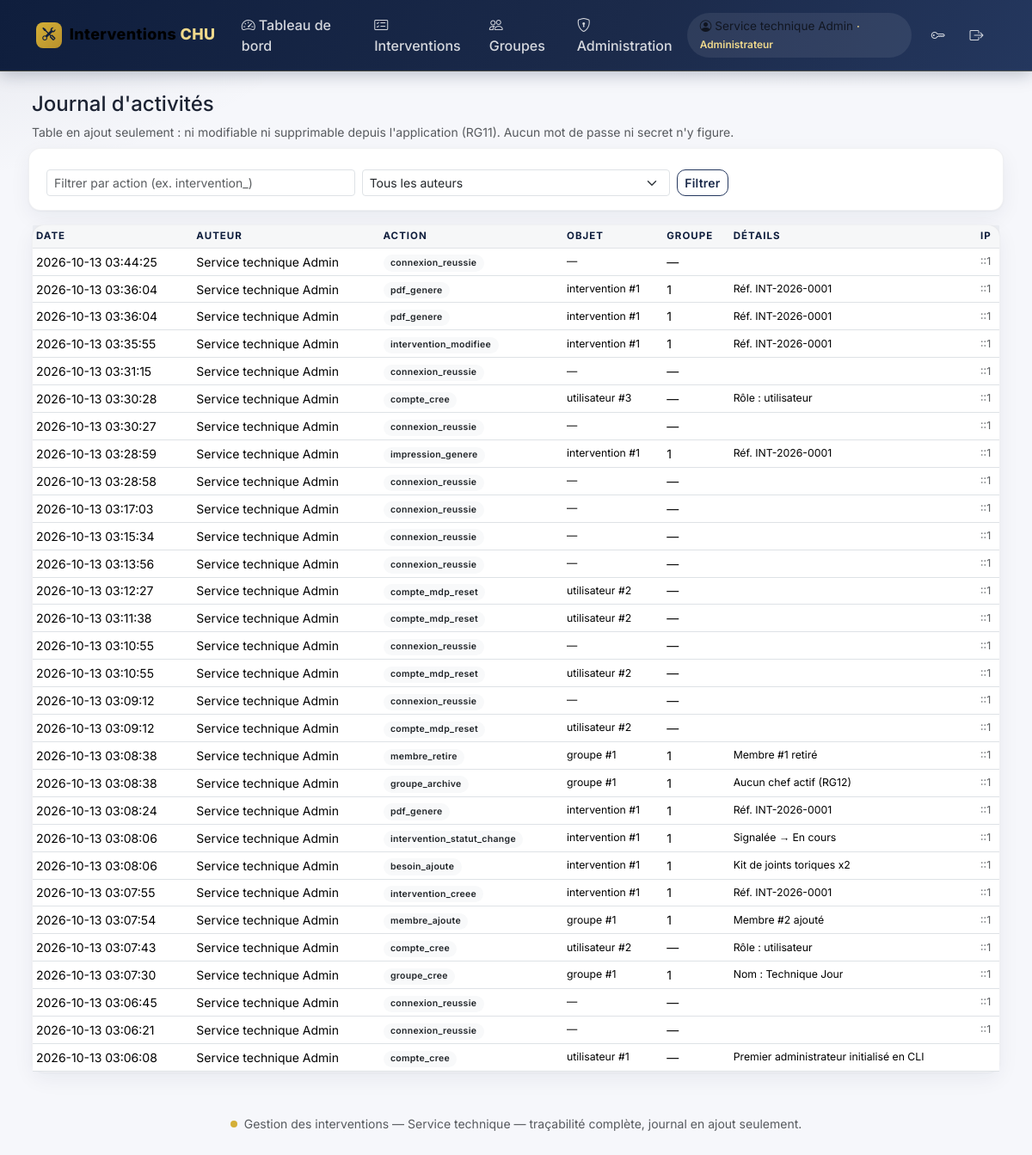
Page /public/admin/journal.php (signed in) on the committed database.
### tables this page shows
CREATE TABLE IF NOT EXISTS `utilisateurs` (
  `id` int UNSIGNED NOT NULL AUTO_INCREMENT,
  `role_id` int UNSIGNED NOT NULL,
  `nom` varchar(100) DEFAULT NULL,
  `prenom` varchar(100) DEFAULT NULL,
  `email` varchar(190) NOT NULL,
  `telephone` varchar(30) DEFAULT NULL,
  `password_hash` varchar(255) NOT NULL,
  `actif` tinyint(1) NOT NULL DEFAULT '1',
  `doit_changer_mot_de_passe` tinyint(1) NOT NULL DEFAULT '1',
  `auth_version` int UNSIGNED NOT NULL DEFAULT '1',
  `created_at` datetime NOT NULL DEFAULT CURRENT_TIMESTAMP,
  `updated_at` datetime NOT NULL DEFAULT CURRENT_TIMESTAMP,
  `last_login_at` datetime DEFAULT NULL,
  PRIMARY KEY (`id`),
  UNIQUE KEY `email` (`email`),
  KEY `fk_util_role` (`role_id`)
);

CREATE TABLE IF NOT EXISTS `roles` (
  `id` int UNSIGNED NOT NULL AUTO_INCREMENT,
  `code` varchar(30) NOT NULL,
  `nom` varchar(60) NOT NULL,
  PRIMARY KEY (`id`),
  UNIQUE KEY `code` (`code`)
);

CREATE TABLE IF NOT EXISTS `journal_activites` (
  `id` bigint UNSIGNED NOT NULL AUTO_INCREMENT,
  `utilisateur_id` int UNSIGNED DEFAULT NULL,
  `action` varchar(60) NOT NULL,
  `objet_type` varchar(40) DEFAULT NULL,
  `objet_id` int UNSIGNED DEFAULT NULL,
  `groupe_id` int UNSIGNED DEFAULT NULL,
  `details` text,
  `adresse_ip` varchar(45) DEFAULT NULL,
  `created_at` datetime NOT NULL DEFAULT CURRENT_TIMESTAMP,
  PRIMARY KEY (`id`),
  KEY `fk_jrn_user` (`utilisateur_id`),
  KEY `idx_jrn_recherche` (`action`,`created_at`),
  KEY `idx_jrn_groupe` (`groupe_id`,`created_at`)
);

### src/Security.php (called while the page is built, shortened)
<?php
final class Security
{
    public static function demarrerSession(): void
    {
        $cookie = session_get_cookie_params();
    }
    public static function utilisateurCourant(): ?array
    {
        $u = Database::pdo()->prepare(
            'SELECT u.*, r.code AS role_code, r.nom AS role_nom FROM utilisateurs u
             JOIN roles r ON r.id = u.role_id WHERE u.id = ?'
        );
        $u->execute([$_SESSION['utilisateur_id']]);
        $user = $u->fetch();
        return $cache = $user;
    }
    public static function exigerConnexion(): array
    {
        $u = self::utilisateurCourant();
        return $u;
    }
    public static function exigerAdmin(): array
    {
        $u = self::exigerConnexion();
        return $u;
    }
    public static function e(?string $v): string
    {
        return htmlspecialchars((string)$v, ENT_QUOTES | ENT_SUBSTITUTE, 'UTF-8');
    }
}

### src/Database.php (called while the page is built, shortened)
<?php
final class Database
{
    private static ?PDO $pdo = null;
    public static function pdo(): PDO
    {
        if (self::$pdo === null) {
            $cfg = require dirname(__DIR__) . '/config/config.local.php';
            $dsn = sprintf(DSN_MYSQL, $cfg['hote'], $cfg['port'], $cfg['base']);
            try {
                self::$pdo = new PDO($dsn, $cfg['utilisateur'], $cfg['mot_de_passe'], [
                    PDO::ATTR_ERRMODE            => PDO::ERRMODE_EXCEPTION,
                    PDO::ATTR_DEFAULT_FETCH_MODE => PDO::FETCH_ASSOC,
                    PDO::ATTR_EMULATE_PREPARES   => false,
                ]);
            } catch (PDOException $e) {
                error_log('Erreur connexion BD : ' . $e->getMessage());
                http_response_code(500);
                exit('Service momentanément indisponible.');
            }
        }
        return self::$pdo;
    }
}

### public/admin/journal.php (the view, shortened to what this page needs)
<?php
$u = Security::exigerAdmin();
$pdo = Database::pdo();
$fAction = trim((string)($_GET['action'] ?? ''));
$sql = 'SELECT j.*, CONCAT(p.prenom," ",p.nom) AS auteur FROM journal_activites j
        LEFT JOIN utilisateurs p ON p.id = j.utilisateur_id WHERE 1=1';
$par = [];
$sql .= ' ORDER BY j.created_at DESC LIMIT 300';
$q = $pdo->prepare($sql);
$q->execute($par);
$journal = $q->fetchAll();
require dirname(__DIR__, 2) . '/src/layout/haut.php';
?>
<h1 class="h4 mb-2">Journal d'activités</h1>
<p class="small text-muted">Table en ajout seulement : ni modifiable ni supprimable depuis l'application (RG11). Aucun mot de passe ni secret n'y figure.</p>
<form class="card p-3 mb-3 row g-2 flex-row" method="get">
  <div class="col-md-4"><input type="text" name="action" class="form-control form-control-sm"
      placeholder="Filtrer par action (ex. intervention_)" value="<?= Security::e($fAction) ?>"></div>
  <div class="col-md-4"><select name="auteur" class="form-select form-select-sm">
      <option value="">Tous les auteurs</option>
    </select></div>
  <div class="col-md-2"><button class="btn btn-sm btn-outline-primary">Filtrer</button></div>
</form>
<div class="card p-0">
<table class="table table-sm mb-0">
<thead><tr><th>Date</th><th>Auteur</th><th>Action</th><th>Objet</th><th>Groupe</th><th>Détails</th><th>IP</th></tr></thead>
<tbody>
<?php foreach ($journal as $ev): ?>
<tr class="small">
  <td class="text-nowrap"><?= Security::e($ev['created_at']) ?></td>
  <td><?= Security::e($ev['auteur'] ?: '— (connexion échouée)') ?></td>
  <td><span class="badge bg-light text-dark"><?= Security::e($ev['action']) ?></span></td>
  <td class="small"><?= Security::e($ev['objet_type'] ?: '—') ?><?= $ev['objet_id'] ? ' #' . (int)$ev['objet_id'] : '' ?></td>
  <td><?= $ev['groupe_id'] ? (int)$ev['groupe_id'] : '—' ?></td>
  <td class="small"><?= Security::e($ev['details'] ?: '') ?></td>
  <td class="small text-muted"><?= Security::e($ev['adresse_ip'] ?: '') ?></td>
</tr>
<?php endforeach; ?>
</tbody></table>
</div>
<?php require dirname(__DIR__, 2) . '/src/layout/bas.php'; ?>

### src/layout/haut.php (shortened to what this page needs)
<!DOCTYPE html>
<html lang="fr">
<head>
<link href="https://cdn.jsdelivr.net/npm/bootstrap@5.3.3/dist/css/bootstrap.min.css" rel="stylesheet">
<link href="https://cdn.jsdelivr.net/npm/bootstrap-icons@1.11.3/font/bootstrap-icons.min.css" rel="stylesheet">
</head>
<body>
<nav class="navbar navbar-expand-lg mb-4 py-2">
<div class="container">
  <a class="navbar-brand d-flex align-items-center" href="<?= BASE_URL ?>/tableau_bord.php">
    <span class="logo-badge"><i class="bi bi-tools"></i></span>Interventions <span class="or">&nbsp;CHU</span></a>
  <div class="collapse navbar-collapse" id="nav">
    <ul class="navbar-nav me-auto">
      <li class="nav-item"><a class="nav-link" href="<?= BASE_URL ?>/tableau_bord.php"><i class="bi bi-speedometer2 me-1"></i>Tableau de bord</a></li>
      <li class="nav-item"><a class="nav-link" href="<?= BASE_URL ?>/interventions.php"><i class="bi bi-card-checklist me-1"></i>Interventions</a></li>
      <li class="nav-item"><a class="nav-link" href="<?= BASE_URL ?>/groupes.php"><i class="bi bi-people me-1"></i>Groupes</a></li>
      <?php if (($u['role_code'] ?? '') === 'admin'): ?>
        <li class="nav-item"><a class="nav-link" href="<?= BASE_URL ?>/admin/accueil.php"><i class="bi bi-shield-lock me-1"></i>Administration</a></li>
      <?php endif; ?>
    </ul>
    <ul class="navbar-nav align-items-center">
      <li class="nav-item navbar-text me-2">
        <i class="bi bi-person-circle me-1"></i><?= Security::e($u['prenom'] . ' ' . $u['nom']) ?>
        <span class="small fw-semibold" style="color:#f0d98c">· <?= Security::e($u['role_nom'] ?? $u['role_code']) ?></span>
      </li>
      <li class="nav-item"><a class="nav-link" href="<?= BASE_URL ?>/changer_mdp.php" title="Mot de passe"><i class="bi bi-key"></i></a></li>
      <li class="nav-item"><a class="nav-link" href="<?= BASE_URL ?>/deconnexion.php" title="Déconnexion"><i class="bi bi-box-arrow-right"></i></a></li>
    </ul>
  </div>
</div>
</nav>
<div class="container" style="max-width:1150px">

### src/layout/bas.php (shortened to what this page needs)
</div>
<footer class="text-center text-muted small my-5">
  <div class="mx-auto" style="max-width:1150px">
    <span class="d-inline-flex align-items-center gap-2">
      <span style="display:inline-block;width:8px;height:8px;border-radius:50%;background:#d4af37"></span>
      <?= Security::e(APP_NOM) ?> — traçabilité complète, journal en ajout seulement.
    </span>
  </div>
</footer>
</body>
</html>

### src/layout/haut.php (style rules this page uses)
:root { --marine:#0f1e3d; --marine-2:#1b2a4a; --marine-3:#24375e; --or:#d4af37; --or-clair:#f0d98c; --or-fonce:#b8912c; --surface:#f6f7fb; --carte:#ffffff; --texte:#1c2333; }
* { font-family:'Inter',system-ui,sans-serif; }
body { background: radial-gradient(1200px 400px at 80% -10%, rgba(212,175,55,.10), transparent 60%), radial-gradient(900px 380px at -10% 0%, rgba(27,42,74,.08), transparent 55%), var(--surface); color:var(--texte); }
h1,h2,h3,h4,h5,h6 { font-weight:700;color:var(--marine); }
.navbar { background:linear-gradient(120deg,var(--marine) 0%,var(--marine-2) 60%,var(--marine-3) 100%); border-bottom:1px solid rgba(212,175,55,.25); box-shadow:0 4px 18px rgba(15,30,61,.25); }
.navbar .nav-link { color:rgba(255,255,255,.82); font-weight:500; padding:.55rem .9rem!important; border-radius:.6rem; transition:all .18s ease; position:relative; }
.navbar-brand { font-weight:800; letter-spacing:.4px; font-size:1.12rem; }
.navbar-brand .logo-badge { display:inline-flex; align-items:center; justify-content:center; width:30px;height:30px;border-radius:8px;background:linear-gradient(135deg,var(--or),var(--or-fonce)); color:var(--marine); margin-right:.55rem; font-size:.95rem; }
.navbar-brand span.or { color:var(--or-clair); }
.navbar-text { background:rgba(255,255,255,.08); border-radius:2rem; padding:.35rem .9rem; font-size:.85rem; }
.card { background:var(--carte); border:1px solid rgba(15,30,61,.06); border-radius:14px; box-shadow:0 1px 2px rgba(15,30,61,.04), 0 8px 24px rgba(15,30,61,.06); }
.btn { border-radius:10px; font-weight:600; letter-spacing:.2px; }
.btn-outline-primary { --bs-btn-color:var(--marine-2); --bs-btn-border-color:var(--marine-3); --bs-btn-hover-bg:var(--marine-2); }
.badge { border-radius:20px; padding:.42em .8em; font-weight:600; letter-spacing:.3px; }
.table { --bs-table-hover-bg:rgba(212,175,55,.06); }
.table thead th { color:var(--marine); font-size:.72rem; text-transform:uppercase; letter-spacing:1px; background:rgba(15,30,61,.035); border-bottom:1px solid rgba(15,30,61,.12)!important; }
.table td { vertical-align:middle; }
a { color:var(--marine-3); }

### rows in the picture
utilisateurs: Security::e($u['prenom'] . ' ' . $u['nom']) "Service technique Admin", role.nom "Administrateur"
journal_activites: created_at "2026-10-13 03:44:25", auteur "Service technique Admin", action "connexion_reussie", objet_type "—", adresse_ip "::1"
journal_activites: created_at "2026-10-13 03:36:04", auteur "Service technique Admin", action "pdf_genere", objet_type "intervention", objet "1", groupe "1", details "Réf. INT-2026-0001", adresse_ip "::1"
journal_activites: created_at "2026-10-13 03:36:04", auteur "Service technique Admin", action "pdf_genere", objet_type "intervention", objet "1", groupe "1", details "Réf. INT-2026-0001", adresse_ip "::1"
journal_activites: created_at "2026-10-13 03:35:55", auteur "Service technique Admin", action "intervention_modifiee", objet_type "intervention", objet "1", groupe "1", details "Réf. INT-2026-0001", adresse_ip "::1"
journal_activites: created_at "2026-10-13 03:31:15", auteur "Service technique Admin", action "connexion_reussie", objet_type "—", adresse_ip "::1"
journal_activites: created_at "2026-10-13 03:30:28", auteur "Service technique Admin", action "compte_cree", objet_type "utilisateur", objet "3", details "Rôle : utilisateur", adresse_ip "::1"
journal_activites: created_at "2026-10-13 03:30:27", auteur "Service technique Admin", action "connexion_reussie", objet_type "—", adresse_ip "::1"
journal_activites: created_at "2026-10-13 03:28:59", auteur "Service technique Admin", action "impression_genere", objet_type "intervention", objet "1", groupe "1", details "Réf. INT-2026-0001", adresse_ip "::1"
journal_activites: created_at "2026-10-13 03:28:58", auteur "Service technique Admin", action "connexion_reussie", objet_type "—", adresse_ip "::1"
journal_activites: created_at "2026-10-13 03:17:03", auteur "Service technique Admin", action "connexion_reussie", objet_type "—", adresse_ip "::1"
journal_activites: created_at "2026-10-13 03:15:34", auteur "Service technique Admin", action "connexion_reussie", objet_type "—", adresse_ip "::1"
journal_activites: created_at "2026-10-13 03:13:56", auteur "Service technique Admin", action "connexion_reussie", objet_type "—", adresse_ip "::1"
journal_activites: created_at "2026-10-13 03:12:27", auteur "Service technique Admin", action "compte_mdp_reset", objet_type "utilisateur", objet "2", adresse_ip "::1"
journal_activites: created_at "2026-10-13 03:11:38", auteur "Service technique Admin", action "compte_mdp_reset", objet_type "utilisateur", objet "2", adresse_ip "::1"
journal_activites: created_at "2026-10-13 03:10:55", auteur "Service technique Admin", action "connexion_reussie", objet_type "—", adresse_ip "::1"
journal_activites: created_at "2026-10-13 03:10:55", auteur "Service technique Admin", action "compte_mdp_reset", objet_type "utilisateur", objet "2", adresse_ip "::1"
journal_activites: created_at "2026-10-13 03:09:12", auteur "Service technique Admin", action "connexion_reussie", objet_type "—", adresse_ip "::1"
journal_activites: created_at "2026-10-13 03:09:12", auteur "Service technique Admin", action "compte_mdp_reset", objet_type "utilisateur", objet "2", adresse_ip "::1"
journal_activites: created_at "2026-10-13 03:08:38", auteur "Service technique Admin", action "membre_retire", objet_type "groupe", objet "1", groupe "1", details "Membre #1 retiré", adresse_ip "::1"
journal_activites: created_at "2026-10-13 03:08:38", auteur "Service technique Admin", action "groupe_archive", objet_type "groupe", objet "1", groupe "1", details "Aucun chef actif (RG12)", adresse_ip "::1"
journal_activites: created_at "2026-10-13 03:08:24", auteur "Service technique Admin", action "pdf_genere", objet_type "intervention", objet "1", groupe "1", details "Réf. INT-2026-0001", adresse_ip "::1"
journal_activites: created_at "2026-10-13 03:08:06", auteur "Service technique Admin", action "intervention_statut_change", objet_type "intervention", objet "1", groupe "1", details "Signalée → En cours", adresse_ip "::1"
journal_activites: created_at "2026-10-13 03:08:06", auteur "Service technique Admin", action "besoin_ajoute", objet_type "intervention", objet "1", groupe "1", details "Kit de joints toriques x2", adresse_ip "::1"
journal_activites: created_at "2026-10-13 03:07:55", auteur "Service technique Admin", action "intervention_creee", objet_type "intervention", objet "1", groupe "1", details "Réf. INT-2026-0001", adresse_ip "::1"
journal_activites: created_at "2026-10-13 03:07:54", auteur "Service technique Admin", action "membre_ajoute", objet_type "groupe", objet "1", groupe "1", details "Membre #2 ajouté", adresse_ip "::1"
journal_activites: created_at "2026-10-13 03:07:43", auteur "Service technique Admin", action "compte_cree", objet_type "utilisateur", objet "2", details "Rôle : utilisateur", adresse_ip "::1"
journal_activites: created_at "2026-10-13 03:07:30", auteur "Service technique Admin", action "groupe_cree", objet_type "groupe", objet "1", groupe "1", details "Nom : Technique Jour", adresse_ip "::1"
journal_activites: created_at "2026-10-13 03:06:45", auteur "Service technique Admin", action "connexion_reussie", objet_type "—", adresse_ip "::1"
journal_activites: created_at "2026-10-13 03:06:21", auteur "Service technique Admin", action "connexion_reussie", objet_type "—", adresse_ip "::1"
journal_activites: created_at "2026-10-13 03:06:08", auteur "Service technique Admin", action "compte_cree", objet_type "utilisateur", objet "1", details "Premier administrateur initialisé en CLI"

### other values in the picture
Security::e(APP_NOM) "Gestion des interventions — Service technique"
